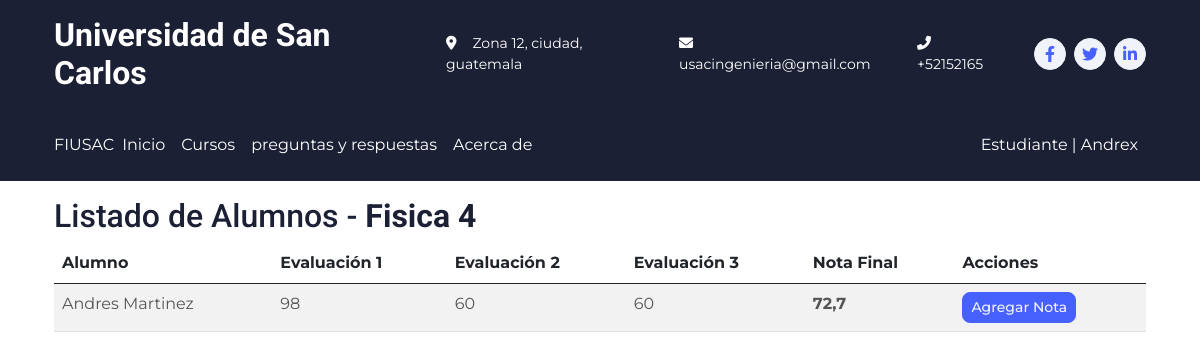
/courses/4 (signed in), run on the app's committed database.
### core/models.py (models this page shows, shortened)
class Course(models.Model):
    STATUS_CHOICES = (
        ('I', 'Inscripciones'),
        ('P', 'En progreso'),
        ('F', 'Finalizado'),
    )
    name = models.CharField(max_length=90, verbose_name='Nombre')
    description = models.TextField(blank=True, null=True, verbose_name='Descripción')
    teacher = models.ForeignKey(User, on_delete=models.CASCADE, limit_choices_to={'groups__name': 'profesores'}, verbose_name='Profesor')
    class_quantity = models.PositiveIntegerField(default=0, verbose_name='Cantidad de clases')
    schedule = models.CharField(max_length=11, verbose_name='Horario (HH:MM-HH:MM)')
    cost = models.DecimalField(max_digits=10, decimal_places=2, verbose_name='Costo', default=0.00)
    status = models.CharField(max_length=1, choices=STATUS_CHOICES, default='I', verbose_name='Estado')
    def __str__(self):
        return self.name
    class Meta:
        verbose_name = 'Curso'
        verbose_name_plural = 'Cursos'

class Mark(models.Model):
    course = models.ForeignKey(Course, on_delete=models.CASCADE, verbose_name='Curso')
    student = models.ForeignKey(User, on_delete=models.CASCADE, limit_choices_to={'groups__name': 'estudiantes'}, verbose_name='Estudiante')
    mark_1 = models.PositiveIntegerField(null=True, blank=True, verbose_name='Nota 1')
    mark_2 = models.PositiveIntegerField(null=True, blank=True, verbose_name='Nota 2')
    mark_3 = models.PositiveIntegerField(null=True, blank=True, verbose_name='Nota 3')
    average = models.DecimalField(max_digits=3, decimal_places=1, null=True, blank=True, verbose_name='Promedio')
    class Meta:
        verbose_name = 'Nota'
        verbose_name_plural = 'Notas'

### core/views.py (the view)
# urls.py: path('courses/<int:course_id>', login_required(StudentListMarkView.as_view()), name='student_list_mark'),
@add_group_name_to_context
class StudentListMarkView(TemplateView):
    template_name = 'student_list_mark.html'
    def get_context_data(self, **kwargs):
        context = super().get_context_data(**kwargs)
        course_id = self.kwargs['course_id']
        course = get_object_or_404(Course, id=course_id)
        marks = Mark.objects.filter(course=course)
        student_data = []
        for mark in marks:
            student = get_object_or_404(User, id=mark.student_id)
            student_data.append({
                'mark_id': mark.id,
                'name': student.get_full_name(),
                'mark_1': mark.mark_1,
                'mark_2': mark.mark_2,
                'mark_3': mark.mark_3,
                'average': mark.average,
            })
        context['course'] = course
        context['student_data'] = student_data
        return context

### core/views.py (called while the page is built)
def plural_to_singular(plural):
    plural_singular = {
        "estudiantes": "estudiante",
        "profesores": "profesor",
        "preceptores": "preceptor",
        "administrativos": "administrativo",
    }
    return plural_singular.get(plural, "error")

def add_group_name_to_context(view_class):
    orginal_dispatch = view_class.dispatch
    def dispatch(self, request, *args, **kwargs):
        user = self.request.user
        group = user.groups.first()
        group_name = None
        group_name_singular = None
        if group:
                group_name = group.name
                group_name_singular = plural_to_singular(group.name)
        context={
        'group_name': group_name,
        'group_name_singular': group_name_singular
        }
        self.extra_context = context
        return orginal_dispatch(self, request, *args, **kwargs)
    view_class.dispatch = dispatch
    return view_class

### Templates/student_list_mark.html
{% extends 'base.html' %}
{% block content %}
<div class="container mt-3">
    <h2>Listado de Alumnos - <strong>{{ course }}</strong></h2>
    <table class="table table-striped">
        <thead>
            <tr>
                <th>Alumno</th>
                <th>Evaluación 1</th>
                <th>Evaluación 2</th>
                <th>Evaluación 3</th>
                <th>Nota Final</th>
                <th>Acciones</th>
            </tr>
        </thead>
        <tbody>
            {% for data in student_data %}
            <tr>
                <td>{{ data.name }}</td>
                <td>{{ data.mark_1 }}</td>
                <td>{{ data.mark_2 }}</td>
                <td>{{ data.mark_3 }}</td>
                <td><strong>{{ data.average }}</strong></td>
                <td>
                    <a class="btn btn-sm btn-primary" href="{% url 'update_mark' data.mark_id %}">Agregar Nota</a>
                </td>
            </tr>
            {% endfor %}
        </tbody>
    </table>
</div>
{% endblock %}

### Templates/header.html
<link rel="stylesheet" href="https://cdnjs.cloudflare.com/ajax/libs/font-awesome/6.0.0-beta3/css/all.min.css">
<div class="container-fluid bg-dark text-white d-none d-lg-flex">
    <div class="container py-3">
        <div class="d-flex align-items-center">
            <a href="" style="text-decoration: none;">
                <h2 class="text-white fw-bold m-0">Universidad de San Carlos</h2>
            </a>
            <div class="ms-auto d-flex align-items-center">
                <small class="ms-4"><i class="fa fa-map-marker-alt me-3"></i>Zona 12, ciudad, guatemala</small>
                <small class="ms-4"><i class="fa fa-envelope me-3"></i>usacingenieria@gmail.com</small>
                <small class="ms-4"><i class="fa fa-phone-alt me-3"></i>+52152165</small>
                <div class="ms-3 d-flex">
                    <a class="btn btn-sm-square btn-light text-primary rounded-circle ms-2" href=""><i
                            class="fab fa-facebook-f"></i></a>
                    <a class="btn btn-sm-square btn-light text-primary rounded-circle ms-2" href=""><i
                            class="fab fa-twitter"></i></a>
                    <a class="btn btn-sm-square btn-light text-primary rounded-circle ms-2" href=""><i
                            class="fab fa-linkedin-in"></i></a>
                </div>
            </div>
        </div>
    </div>
</div>
{% if user.is_authenticated %}
    {% if group_name == 'estudiantes' %}
        <header class="p-3 text-bg-dark bg-dark">
    {% elif group_name == 'profesores' %}
        <header class="p-3 text-bg-dark bg-info">
    {% elif group_name == 'administrativos' %}
        <header class="p-3 text-bg-dark bg-secondary">
    {% endif %}
{% else %}
    <header class="p-3 text-bg-dark ">
{% endif %}
<div class="container">
    <div class="d-flex flex-wrap align-items-center justify-content-center justify-content-lg-start">
        <a href="{% url 'home' %}" class="d-flex align-items-center mb-2 mb-lg-0 text-white text-decoration-none">
            FIUSAC
        </a>
            {% if user.is_authenticated %}
                {% if group_name == 'estudiantes' %}
                    <ul class="nav col-12 col-lg-auto me-lg-auto mb-2 justify-content-center mb-md-0 bg-dark">
                {% elif group_name == 'profesores' %}
                    <ul class="nav col-12 col-lg-auto me-lg-auto mb-2 justify-content-center mb-md-0 bg-info">
                {% elif group_name == 'administrativos' %}
                    <ul class="nav col-12 col-lg-auto me-lg-auto mb-2 justify-content-center mb-md-0 bg-secondary">
                {% endif %}
            {% else %}
                <ul class="nav col-12 col-lg-auto me-lg-auto mb-2 justify-content-center mb-md-0">
            {% endif %}
            <li><a href="{% url 'home' %}" class="nav-link px-2 text-white">Inicio</a></li>
            <li><a href="{% url 'courses' %}" class="nav-link px-2 text-white">Cursos</a></li>
            {% if not user.is_authenticated or group_name == 'estudiantes' %}
                <li><a href="#" class="nav-link px-2 text-white">preguntas y respuestas</a></li>
            <li><a href="#" class="nav-link px-2 text-white">Acerca de</a></li>
            {% endif %}
        </ul>
        <div class="text-end">
                {% if user.is_authenticated %}
                    <li style="list-style-type: none;">
                    <a class="nav-link px-2 text-white" href="{% url 'profile' %}">{{ group_name_singular|capfirst }}
                    | {{ user.username }}</a>
                    </li>
                {% else %}
                    <a class="btn btn-outline-light me-2" href="{% url 'login' %}">Iniciar Sesión</a>
                    <a class="btn btn-outline-light me-2" href="{% url 'register' %}">Registrarse</a>
                {% endif %}
        </div>
    </div>
</div>
    </header>

### static/css/style.css (style rules this page uses)
:root { --primary: #4761FF; --secondary: #555555; --light: #F1F3FA; --dark: #1C2035; }
.btn { transition: .5s; font-weight: 500; }
.btn-primary, .btn-outline-primary:hover { color: var(--light); }
.btn-sm-square { width: 32px; height: 32px; }
.btn-square, .btn-sm-square, .btn-lg-square { padding: 0; display: flex; align-items: center; justify-content: center; font-weight: normal; }

### data on the page
Course: name "Fisica 4"
Mark: name "Andres Martinez", mark_1 "98", mark_2 "60", mark_3 "60", average "72,7"

### other printed values
{{ group_name_singular|capfirst }} "Estudiante"
{{ user.username }} "Andrex"
